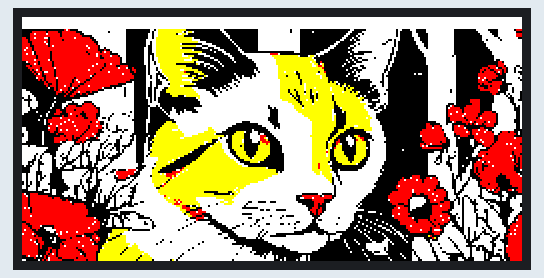
Bench run of a sketch on a simulated ESP8266 (NodeMCU). Parts: 250×122 colour display.

Above: at 15.1 s.

The sketch:

BitmapsColor.ino
```cpp
// Incluir las bibliotecas necesarias
#include <GxEPD2_4C.h>

// Incluir los bitmaps de cada color
#include "gatoNegroRot.h"
#include "gatoRojoRot.h"
#include "gatoAmarilloRot.h"

// Definición de pines para placa adaptadora de Seeed Studio
const int EINK_BUSY = D5;   // D5
const int EINK_RST  = D0;   // D0
const int EINK_DC   = D3;   // D3
const int EINK_CS   = D1;   // D1
const int EINK_SCK  = D8;  // D8 (SCK)
const int EINK_MOSI = D10;  // D10 (MOSI)

// Crea el objeto asociado a la pantalla
GxEPD2_4C<GxEPD2_213c_GDEY0213F51, GxEPD2_213c_GDEY0213F51::HEIGHT> display(GxEPD2_213c_GDEY0213F51(EINK_CS, EINK_DC, EINK_RST, EINK_BUSY));

void setup()
{
  // Inicialización del epaper
  display.init(115200);
  display.setFullWindow();
  display.setRotation(1);

  // Limpiar la pantalla
  display.fillScreen(GxEPD_WHITE); // Fondo blanco

  // Mostrar bitmaps (agregar offset en Y)
  display.drawBitmap(0, 6, gImage_gatoNegroRot, 250, 122, GxEPD_BLACK);
  display.drawBitmap(0, 6, gImage_gatoRojoRot, 250, 122, GxEPD_RED);
  display.drawBitmap(0, 6, gImage_gatoAmarilloRot, 250, 122, GxEPD_YELLOW);

  // Refrescar pantalla
  display.display ();

}

void loop() {
  //No hace nada
}
```

Source omitted: oAmarilloRot.h (data table, 19857 bytes), gatoNegroRot.h (data table, 19854 bytes), gatoRojoRot.h (data table, 19853 bytes)
